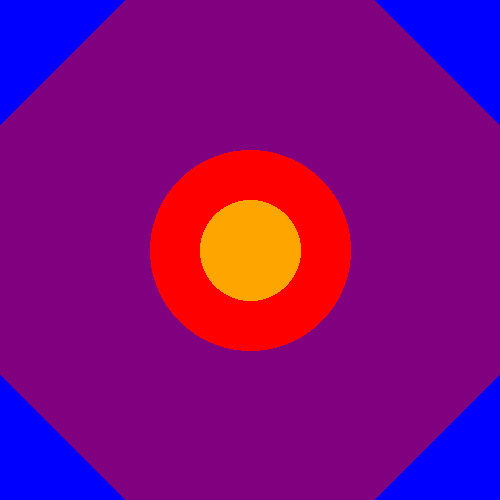
#> input picture beginning.png, 500 x 500 px
$ python distorted.py
#> lines starting #> are read from the running program, lines starting #| are printed output that depends on the picture
import numpy as np
from PIL import Image
from skimage.transform import warp, AffineTransform

image = Image.open("beginning.png")
#> image is the input picture: PIL image 500x500 RGB; mean R, G, B 128, 5.3, 127.8
image_array = np.array(image)
skew_factor = 0.2

transform = AffineTransform(shear=skew_factor)
distorted_image = warp(image_array, transform, output_shape=image_array.shape)
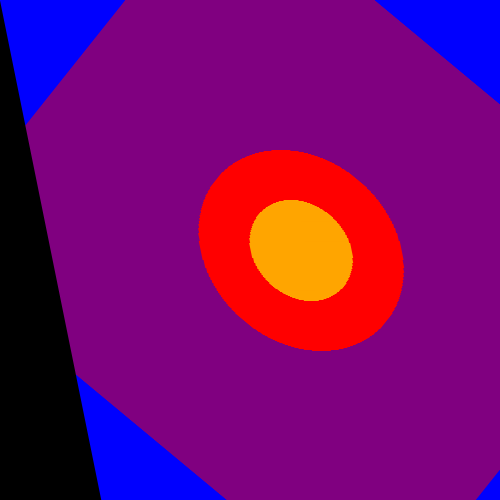
#> distorted_image: shape (500, 500, 3) float64; mean R, G, B 0.469, 0.0207, 0.433

distorted_image_pil = Image.fromarray((distorted_image * 255).astype(np.uint8))

# Define the crop region
left = 100
top = 100
right = 500
bottom = 500

# Crop the image
cropped_image = distorted_image_pil.crop((left, top, right, bottom))
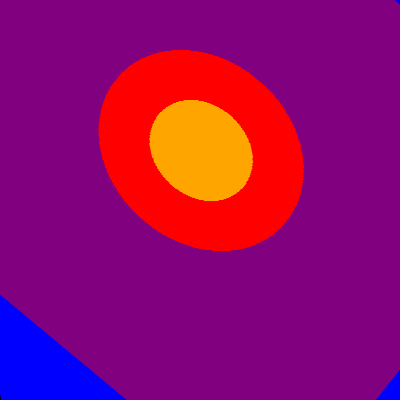
#> cropped_image: PIL image 400x400 RGB; mean R, G, B 147.5, 8.3, 108.2

# Save the cropped image
cropped_image.save("distorted.png", "PNG")
